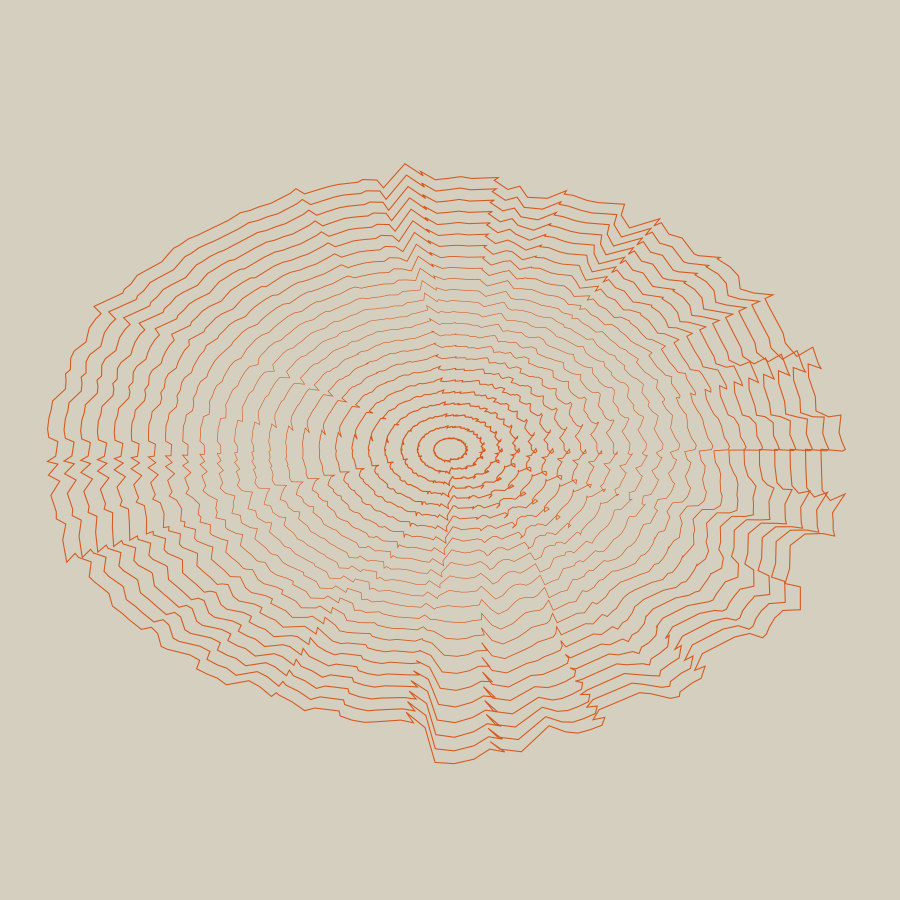

Reproduce this figure in Python.
# /// script
# requires-python = ">=3.10,<3.14"
# dependencies = ["pygame-ce"]
# ///

"""
Tidal streams — concentric rings pushed out of shape by the currents in tides.csv.

One ring per time slot in the data. Each ring starts as a circle; every vertex on it
is shoved by one current arrow — hard where the water runs fast, in the direction the
water runs. Ring n is drawn at (n + 1) / RINGS of full size, so the inner rings are
earlier and smaller and the outer ones are later and bigger.

Run it:

    uv run tides.py              # writes tides.svg and opens a window
    uv run tides.py --save a.png # one frame to a PNG, no window

Keys:  SPACE new orientation · ← → less / more displacement
       [ ] fewer / more rings · R reset · S save tides.png · Q or Esc quit

This is a Python translation of a two.js piece; the original is at
github.com/venetanji/tides. tides.csv comes from fetch_tides.py.
"""

import csv
import math
import random
import sys
from collections import defaultdict
from pathlib import Path

# ---------------------------------------------------------------------------
# The knobs. Every one of these changes the picture. Try them.
# ---------------------------------------------------------------------------

RINGS = 24            # how many rings — one per time slot, so at most what the csv has
RESOLUTION = 200      # vertices per ring, and how many current arrows each ring reads
DISPLACEMENT = 25.0   # how hard a knot of current pushes a vertex, in pixels
LINE_WIDTH = 1.5      # multiplied by the ring's mean speed, so fast water draws thicker
ORIENTATION = 0.70    # 1 = circles. Below 1 it squashes them and eases off the push.
CENTRE_VOID = 0.0     # 0 = rings all the way in. Raise it to hollow out the middle.
SPREAD = False        # False = the first RESOLUTION arrows, as the original did.
                      # True = spread them over the whole territory. Try both.

PAPER = "#d5cfbf"     # the paper
STROKE = "#d6591d"    # the ink

WIDTH, HEIGHT = 900, 900
RADIUS = HEIGHT / 2.3

HERE = Path(__file__).parent
DATA = HERE / "tides.csv"
SVG_OUT = HERE / "tides.svg"

# ---------------------------------------------------------------------------
# The data. One list of arrows per time slot, oldest first.
# ---------------------------------------------------------------------------


def load_slots(path):
    """tides.csv -> [[(knot, deg), ...], ...], one inner list per time slot."""
    by_time = defaultdict(list)
    with path.open(encoding="utf-8", newline="") as handle:
        for row in csv.DictReader(handle):
            by_time[row["time"]].append((int(row["point_id"]),
                                         float(row["knot"]), float(row["deg"])))

    slots = []
    for when in sorted(by_time):
        arrows = sorted(by_time[when])                 # always the same order
        slots.append([(knot, deg) for _, knot, deg in arrows])
    return slots


# ---------------------------------------------------------------------------
# The rule. A circle, and one arrow pushing each of its vertices.
# ---------------------------------------------------------------------------


def ring(arrows, scale, displacement, orientation):
    """One closed ring: its points, and the line width the mean speed asks for."""
    points = []
    total_speed = 0.0

    for i in range(RESOLUTION):
        index = i * len(arrows) // RESOLUTION if SPREAD else i % len(arrows)
        knot, deg = arrows[index]
        total_speed += knot

        # Where we would be on a plain circle...
        angle = i / RESOLUTION * 2 * math.pi
        x = math.sin(angle) * RADIUS
        y = math.cos(angle) * RADIUS * orientation

        # ...and where this arrow's current pushes us. deg is a compass bearing,
        # so it turns clockwise from north: sin for x, cos for y.
        phi = math.radians(deg)
        x += orientation * knot * math.sin(phi) * displacement
        y += knot * math.cos(phi) * displacement

        points.append((WIDTH / 2 + x * scale, HEIGHT / 2 + y * scale))

    return points, LINE_WIDTH * total_speed / RESOLUTION


def rings(slots, count, displacement, orientation):
    """Every ring, innermost first."""
    out = []
    for n in range(count):
        scale = CENTRE_VOID + (1 - CENTRE_VOID) * (n + 1) / count
        out.append(ring(slots[n % len(slots)], scale, displacement, orientation))
    return out


# ---------------------------------------------------------------------------
# Output 1 — an SVG file, written by hand, exactly like week01/first-repo/sketch.py.
# ---------------------------------------------------------------------------


def write_svg(path, drawn):
    parts = [f'<svg xmlns="http://www.w3.org/2000/svg" width="{WIDTH}" height="{HEIGHT}" '
             f'viewBox="0 0 {WIDTH} {HEIGHT}">',
             f'  <rect width="100%" height="100%" fill="{PAPER}" />']

    for points, width in drawn:
        coords = " ".join(f"{x:.2f},{y:.2f}" for x, y in points)
        parts.append(f'  <polygon points="{coords}" fill="none" stroke="{STROKE}" '
                     f'stroke-width="{width:.2f}" />')

    parts.append("</svg>")
    path.write_text("\n".join(parts), encoding="utf-8")
    print(f"wrote {path.name} — open it in a browser")


# ---------------------------------------------------------------------------
# Output 2 — a window you can push around.
# ---------------------------------------------------------------------------


def colour(hex_string):
    """'#d6591d' -> (214, 89, 29)"""
    return tuple(int(hex_string[i:i + 2], 16) for i in (1, 3, 5))


def show(slots):
    import pygame

    pygame.init()
    font = pygame.font.Font(None, 20)
    state = {"count": min(RINGS, len(slots)), "disp": DISPLACEMENT, "orient": ORIENTATION}
    drawn = rings(slots, state["count"], state["disp"], state["orient"])

    def paint(surface):
        surface.fill(colour(PAPER))
        for points, width in drawn:
            pygame.draw.lines(surface, colour(STROKE), True, points, max(1, round(width)))
        readout = (f"{state['count']} rings   displacement {state['disp']:.0f}   "
                   f"orientation {state['orient']:.2f}   SPACE  arrows  [ ]  S save")
        surface.blit(font.render(readout, True, (90, 84, 72)), (24, HEIGHT - 26))

    if "--save" in sys.argv:
        frame = pygame.Surface((WIDTH, HEIGHT))
        paint(frame)
        name = sys.argv[sys.argv.index("--save") + 1]
        pygame.image.save(frame, name)
        print(f"wrote {name}")
        return

    screen = pygame.display.set_mode((WIDTH, HEIGHT))
    pygame.display.set_caption("Tidal streams — Hong Kong")
    clock = pygame.time.Clock()

    running = True
    while running:
        changed = False
        for event in pygame.event.get():
            if event.type == pygame.QUIT:
                running = False
            elif event.type == pygame.KEYDOWN:
                changed = True
                if event.key in (pygame.K_ESCAPE, pygame.K_q):
                    running = False
                elif event.key == pygame.K_SPACE:
                    state["orient"] = random.random()
                elif event.key == pygame.K_RIGHT:
                    state["disp"] = min(60.0, state["disp"] + 1)
                elif event.key == pygame.K_LEFT:
                    state["disp"] = max(0.0, state["disp"] - 1)
                elif event.key == pygame.K_RIGHTBRACKET:
                    state["count"] = min(96, state["count"] + 1)
                elif event.key == pygame.K_LEFTBRACKET:
                    state["count"] = max(1, state["count"] - 1)
                elif event.key == pygame.K_r:
                    state.update(count=min(RINGS, len(slots)), disp=DISPLACEMENT,
                                 orient=ORIENTATION)
                elif event.key == pygame.K_s:
                    pygame.image.save(screen, "tides.png")
                    print("wrote tides.png")

        if changed:
            drawn = rings(slots, state["count"], state["disp"], state["orient"])

        paint(screen)
        pygame.display.flip()
        clock.tick(30)

    pygame.quit()


def main():
    if not DATA.exists():
        print(f"{DATA.name} is missing — run:  uv run fetch_tides.py")
        return

    slots = load_slots(DATA)
    print(f"{DATA.name}: {len(slots)} time slots, {len(slots[0])} arrows each")

    write_svg(SVG_OUT, rings(slots, min(RINGS, len(slots)), DISPLACEMENT, ORIENTATION))

    try:
        show(slots)
    except Exception as problem:                       # no display, no pygame, no matter
        print(f"no window ({problem}) — the svg is there either way")


if __name__ == "__main__":
    main()
